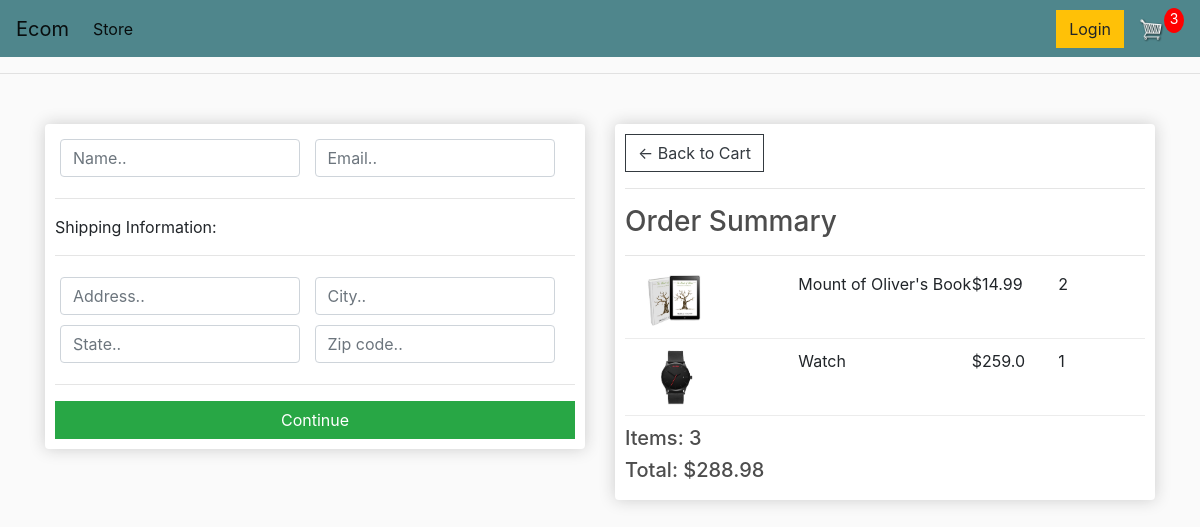
Screenshot of /checkout/ (signed in) with the database file from the repository.
### store/models.py (models this page shows, shortened)
class OrderItem(models.Model):
    product = models.ForeignKey(Product, on_delete=models.SET_NULL, null=True)
    order = models.ForeignKey(Order, on_delete=models.SET_NULL, null=True)
    quantity = models.IntegerField(default=0, null=True, blank=True)
    date_added = models.DateTimeField(auto_now_add=True)
    @property
    def get_total(self):
        total=self.product.price*self.quantity
        return total

class Product(models.Model):
    name = models.CharField(max_length=200)
    price = models.FloatField()
    digital = models.BooleanField(default=False,null=True, blank=True)
    image = models.ImageField(null=True,blank=True)
    @property
    def imageURL(self):
        try:
            url=self.image.url
        except:
            url=''
        return url

class Order(models.Model):
    customer = models.ForeignKey(Customer, on_delete=models.SET_NULL, null=True, blank=True)
    date_ordered = models.DateTimeField(auto_now_add=True)
    complete = models.BooleanField(default=False)
    transaction_id = models.CharField(max_length=100, null=True)
    @property
    def get_cart_total(self):
        orderitems = self.orderitem_set.all()
        total=sum([item.get_total for item in orderitems])
        return total
    @property
    def get_cart_items(self):
        orderitems = self.orderitem_set.all()
        total=sum([item.quantity for item in orderitems])
        return total

### store/views.py (the view)
# urls.py: path('checkout/',views.checkout,name="checkout"),
def checkout(request):
    if request.user.is_authenticated:
        customer = request.user.customer
        order, created = Order.objects.get_or_create(customer=customer, complete=False)
        items = order.orderitem_set.all()
        cartItems = order.get_cart_items
    else:
        items=[]
        order={'get_cart_total':0,'get_cart_items':0}
        cartItems = order['get_cart_items']
    context = {'items':items,'order':order,'cartItems':cartItems}
    return render(request,'store/checkout.html', context)

### store/templates/store/checkout.html (shortened to what this page needs)
{% extends 'store/main.html' %}
{% load static %}
{% block content %}
<div class="row">
	<div class="col-lg-6">
		<div class="box-element" id="form-wrapper">
            <form id="form">
                <div id="user-info">
                    <div class="form-field">
                        <input required class="form-control" type="text" name="name" placeholder="Name..">
                    </div>
                    <div class="form-field">
                        <input required class="form-control" type="email" name="email" placeholder="Email..">
                    </div>
                </div>
                <div id="shipping-info">
                    <hr>
                    <p>Shipping Information:</p>
                    <hr>
                    <div class="form-field">
                        <input class="form-control" type="text" name="address" placeholder="Address..">
                    </div>
                    <div class="form-field">
                        <input class="form-control" type="text" name="city" placeholder="City..">
                    </div>
                    <div class="form-field">
                        <input class="form-control" type="text" name="state" placeholder="State..">
                    </div>
                    <div class="form-field">
                        <input class="form-control" type="text" name="zipcode" placeholder="Zip code..">
                    </div>
                </div>
                <hr>
                <input id="form-button" class="btn btn-success btn-block" type="submit" value="Continue">
            </form>
		</div>
        <br>
	</div>
	<div class="col-lg-6">
		<div class="box-element">
            <a  class="btn btn-outline-dark" href="{% url 'cart' %}">&#x2190; Back to Cart</a>
            <hr>
            <h3>Order Summary</h3>
            <hr>
            {% for item in items %}
            <div class="cart-row">
                <div style="flex:2"><img class="row-image" src="{{item.product.imageURL}}"></div>
                <div style="flex:2"><p>{{item.product.name}}</p></div>
                <div style="flex:1"><p>${{item.product.price}}</p></div>
                <div style="flex:1"><p>{{item.quantity}}</p></div>
            </div>
            {% endfor %}
            <h5>Items:   {{order.get_cart_items}}</h5>
            <h5>Total:   ${{order.get_cart_total}}</h5>
		</div>
	</div>
</div>
{% endblock content %}

### static/css/main.css (style rules this page uses)
body { background-color: hsl(0, 0%, 98%); }
h1,h2,h3,h4,h5,h6 { color:hsl(0, 0%, 30%); }
.box-element { box-shadow:hsl(0, 0%, 80%) 0 0 16px; background-color: #fff; border-radius: 4px; padding: 10px; }
.col-lg-4, .col-lg-6, .col-lg-8, .col-lg-12 { margin-top: 10px; }
.btn { border-radius: 0; }
.row-image { width: 100px; }
.form-field { width:250px; display: inline-block; padding: 5px; }
.cart-row { display: flex; align-items: flex-stretch; padding-bottom: 10px; margin-bottom: 10px; border-bottom: 1px solid #ececec; }

### rows the page displays
OrderItem: product.imageURL (picture), product.name "Mount of Oliver's Book", product.price "14.99", quantity "2"
OrderItem: product.imageURL (picture), product.name "Watch", product.price "259.0", quantity "1"
Order: get_cart_items "3", get_cart_total "288.98"

### other values shown
{{ cartItems }} "3"
